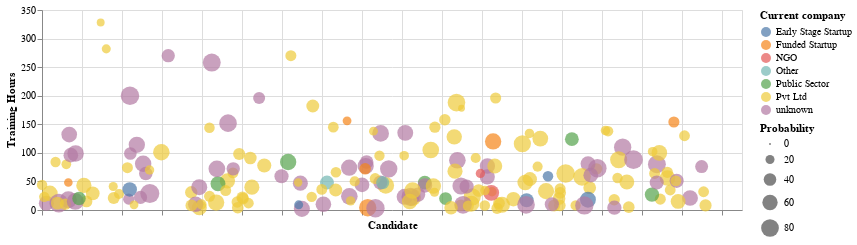

Source (notebook cell):
### Code cell
c = alt.Chart(df_temp.iloc[:200]).mark_circle().encode(
    x=alt.X('Candidate',axis=alt.Axis(labels=False)), y='Training Hours', size='Probability', color='Current company',
    tooltip=['Probability', 'Candidate ID', 'Gender', 'Major', 'Education',
             'Training Hours', 'Experience (yr)']).properties(width=700, height=200)
c

### Figure 1 — Vega-Lite specification as saved in the notebook (floating-point values rounded to 4 significant figures; data arrays with more than 128 entries replaced by an {"elided": "..."} marker saying what was removed)
{"config": {"view": {"continuousWidth": 400, "continuousHeight": 300}}, "data": {"name": "data-73748489fe912b3e6cae298afb6f4745"}, "mark": "circle", "encoding": {"color": {"type": "nominal", "field": "Current company"}, "size": {"type": "quantitative", "field": "Probability"}, "tooltip": [{"type": "quantitative", "field": "Probability"}, {"type": "quantitative", "field": "Candidate ID"}, {"type": "nominal", "field": "Gender"}, {"type": "nominal", "field": "Major"}, {"type": "nominal", "field": "Education"}, {"type": "quantitative", "field": "Training Hours"}, {"type": "quantitative", "field": "Experience (yr)"}], "x": {"type": "quantitative", "axis": {"labels": false}, "field": "Candidate"}, "y": {"type": "quantitative", "field": "Training Hours"}}, "height": 200, "width": 700, "$schema": "https://vega.github.io/schema/vega-lite/v4.8.1.json", "datasets": {"data-73748489fe912b3e6cae298afb6f4745": {"elided": "200 records"}}}
